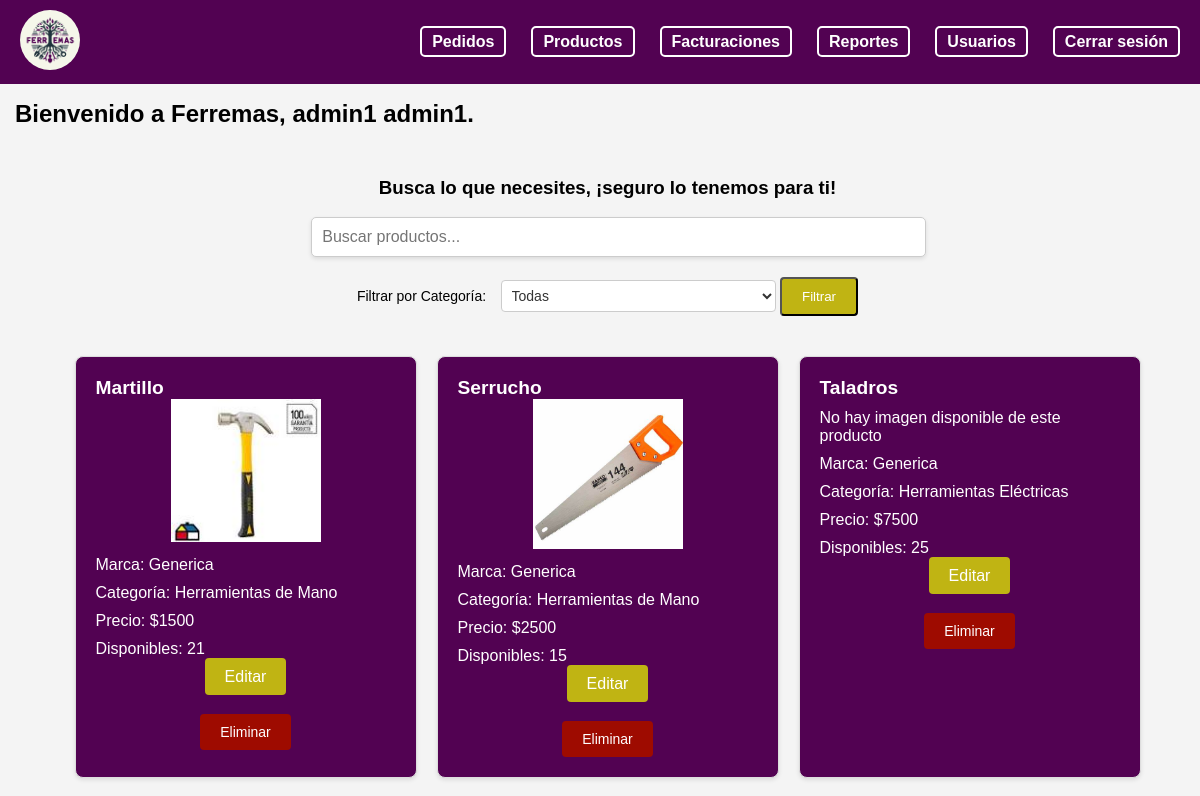
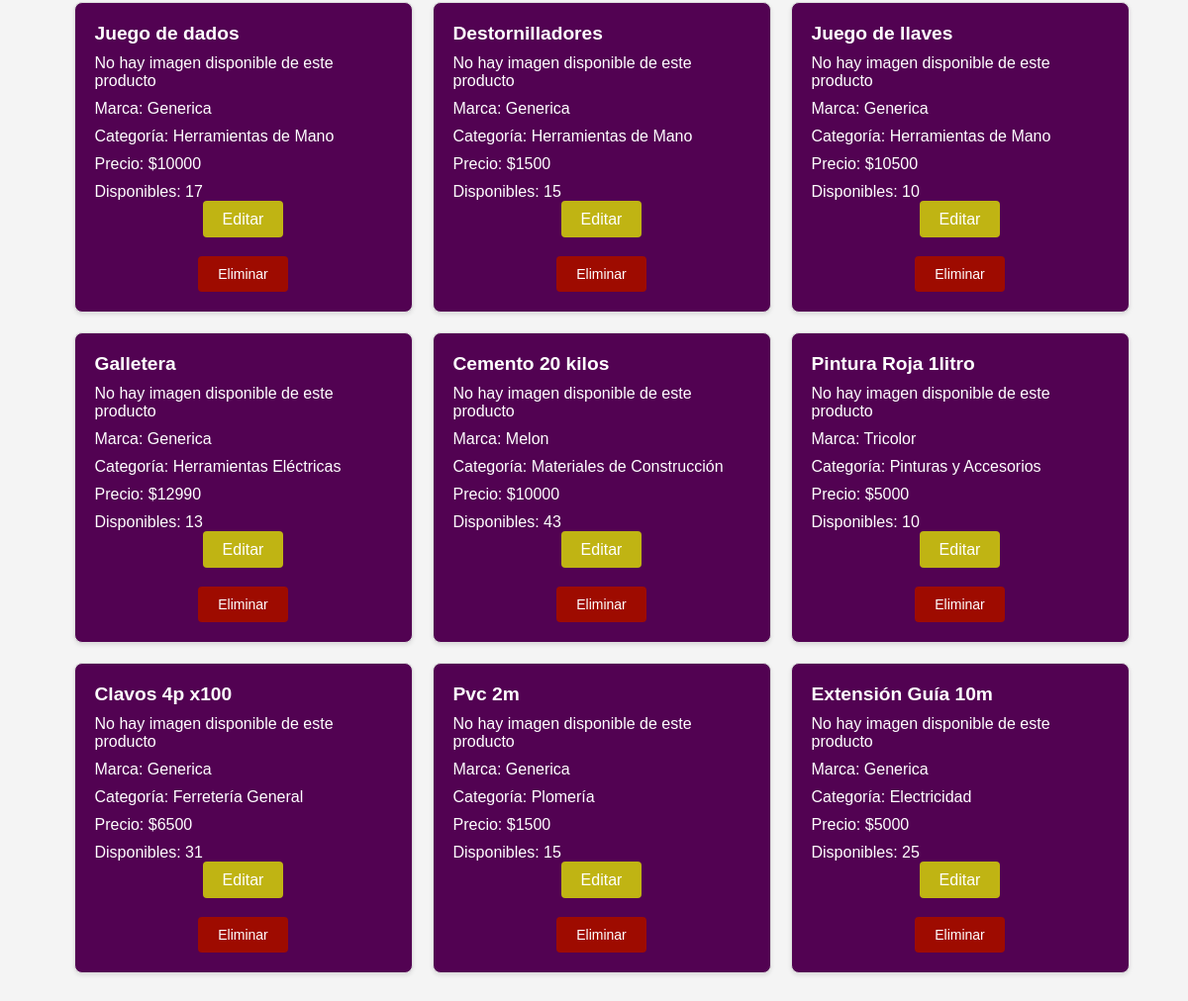
Page /adm_inventario/ (signed in) on the committed database (2 pictures, top to bottom).
### myapp/models.py (models this page shows, shortened)
class Empleado(models.Model):
    emp_id = models.AutoField(primary_key=True)
    emp_rut= models.CharField(max_length=12, null=False, unique=True)
    emp_name = models.CharField(max_length=15, null=False)
    emp_lastname = models.CharField(max_length=20, null=False)
    emp_password = models.CharField(max_length=20, null=False)
    emp_mail = models.EmailField(null=False)
    emp_fono = models.IntegerField(null=False)
    rol = models.ForeignKey(Rol, on_delete=models.CASCADE)
    def __str__(self):
        return self.rol.rol_id +' - '+ self.emp_name +' '+ self.emp_lastname

class Inventario(models.Model):
    prod_id = models.AutoField(primary_key=True)
    prod_nom = models.CharField(max_length=50)
    prod_marca = models.CharField(max_length=25)
    prod_prec= models.IntegerField()
    prod_img = models.ImageField(upload_to=path_and_rename, null=True, blank=True)
    catProd_nom = models.ForeignKey(CategoriaProducto, on_delete=models.CASCADE)
    inv_cantTotal = models.IntegerField(default=0)

class CategoriaProducto(models.Model):
    catProd_nom = models.CharField(max_length=100)
    def __str__(self):
        return self.catProd_nom

### myapp/views.py (the view)
# urls.py: path('adm_inventario/', views.adm_inventario, name='adm_inventario'),
def adm_inventario(request):
    try:
        empleado = Empleado.objects.get(emp_id=request.session['user_id'])
        print("Empleado ID from session:", request.session.get('user_id'))
        print("Empleado Profile for current user:", empleado)
    except Empleado.DoesNotExist:
        return JsonResponse({'error': 'Empleado no encontrado'})
    productos = Inventario.objects.all()
    categorias = CategoriaProducto.objects.all()
    categoria_filtro = request.GET.get('categoria')
    if categoria_filtro:
        productos = productos.filter(catProd_nom__catProd_nom=categoria_filtro)
    return render(request, 'empleado/admin/adm_inventario.html', {'empleado': empleado, 'productos': productos, 'categorias': categorias})

### myapp/templates/empleado/admin/adm_inventario.html (shortened to what this page needs)
{% load static %}
<!DOCTYPE html>
<html lang="en">
<head>
    <link rel="stylesheet" href="{% static '/styles/nav.css' %}" />
    <link rel="stylesheet" href="{% static '/styles/cliente/productos.css' %}" />
</head>
<body>
    <header>
        <nav>
            <div class="navbar">
            <div class="logo">
                <a href="/adm_home">
                <img src="{% static '/logo/LogoFerremas.png' %}" alt="Logo" />
                </a>
            </div>
            <div class="nav-items">
                <ul>
                    <li><a href="#" id="pedidos-link"> Pedidos</a></li>
                    <li><a href="#" id="productos-link"> Productos</a></li>
                    <li><a href="#" id="facturaciones-link"> Facturaciones</a></li>
                    <li><a href="#" id="reportes-link"> Reportes</a></li>
                    <li><a href="/adm_usuarios" id="usuarios-link"> Usuarios</a></li>
                    <li><a href="/"> Cerrar sesión</a></li>
                </ul>
            </div>
            </div>
        </nav>
    </header>
    <div class="content" id="text1" style="margin-top: 100px; margin-left: 15px;">
        <h2> Bienvenido a Ferremas, {{empleado.emp_name}} {{empleado.emp_lastname}}.</h2>
        <div class="search-bar">
            <div class="search-text">
                <h3>Busca lo que necesites, ¡seguro lo tenemos para ti!</h3>
            </div>
            <div class="search-input-container">
                <input type="text" id="searchInput" placeholder="Buscar productos..." onkeyup="filtrarProductos()">
            </div>
            <div class="filtro-categoria">
                <form method="get">
                    <label for="categoria">Filtrar por Categoría:</label>
                    <select name="categoria" id="categoria">
                        <option value="">Todas</option>
                    </select>
                    <button type="submit" class="editar-producto">Filtrar</button>
                </form>
            </div>
        </div>
        <div class="card-container" id="productos-section">
            {% for producto in productos %}
                <div class="productos-card">
                    <div class="card-header">
                        <h5>{{ producto.prod_nom }}</h5>
                    </div>
                    <div class="card-body">
                        {% if producto.prod_img %}
                            <div class="imagen-producto" style="text-align: center;">
                                <img src="{{ producto.prod_img.url }}" alt="{{ producto.prod_nom }}">
                            </div>
                        {% else %}
                            <p>No hay imagen disponible de este producto</p>
                        {% endif %}
                        <p>Marca: {{ producto.prod_marca }}</p>
                        <p>Categoría: {{ producto.catProd_nom }}</p>
                        <p>Precio: ${{ producto.prod_prec }}</p>
                        <p>Disponibles: {{ producto.inv_cantTotal }}</p>
                        <div class="acciones-producto">
                            <p>
                                <a href="{% url 'editar_producto' producto.prod_id %}" class="editar-producto">Editar</a>
                            </p>
                            <br>
                            <form method="post" action="{% url 'eliminar_producto' producto.prod_id %}">
                                <button type="submit" class="eliminar-producto">Eliminar</button>
                            </form>
                        </div>
                    </div>
                </div>
            {% endfor %}
        </div>
    </div>
</body>
</html>

### myapp/static/styles/nav.css (style rules this page uses)
body { font-family: Arial, sans-serif; background-color: #f2f2f2; }
.navbar { position: fixed; top: 0; left: 0; width: 100%; background-color: rgb(82, 2, 82); font-family: "Arial", sans-serif; padding: 10px 20px; display: flex; justify-content: space-between; align-items: center; z-index: 1000; color: #fff; }
.logo img { width: 60px; border-radius: 50%; object-fit: cover; transition: transform 0.5s; }
.navbar .nav-items ul li a { color: white; text-decoration: none; font-size: 16px; padding: 5px 10px; border: 2px solid white; border-radius: 5px; transition: background-color 0.3s, color 0.3s; }
.nav-items ul { list-style: none; display: flex; padding-right: 15px; }
.nav-items ul li { margin-right: 25px; }
.nav-items a { text-decoration: none; color: #fff; font-weight: bold; }

### myapp/static/styles/cliente/productos.css (style rules this page uses)
body { font-family: Arial, sans-serif; background-color: #f4f4f4; margin: 0; padding: 0; }
.card-container { display: flex; flex-wrap: wrap; justify-content: center; padding: 20px; }
.productos-card { background-color:rgb(82, 2, 82); border: 1px solid #ddd; border-radius: 8px; box-shadow: 0 2px 4px rgba(0, 0, 0, 0.1); margin: 10px; padding: 20px; width: 300px; transition: transform 0.2s; }
.imagen-producto { text-align: center; }
.imagen-producto img { max-width: 50%; max-height: 50%; object-fit: contain; }
.card-header h5 { font-size: 1.2em; margin: 0; color: rgb(255, 255, 255); }
.card-body p { font-size: 1em; margin: 10px 0; color: rgb(255, 255, 255); }
.search-input-container { width: 50%; margin: 0 auto; margin-bottom: 20px; text-align: center; }
.search-input-container input { width: 100%; padding: 10px; font-size: 16px; border: 1px solid #ccc; border-radius: 5px; box-shadow: 0 2px 4px rgba(0, 0, 0, 0.1); outline: none; transition: all 0.3s ease; }
.search-bar { display: flex; flex-direction: column; align-items: center; }
.search-text { margin-top: 10px; }
.acciones-producto { display: block; flex-direction: column; align-items: flex-start; text-align: center; }
.editar-producto { background-color: #c0b413; color: white; text-decoration: none; padding: 10px 20px; margin-bottom: 10px; border-radius: 4px; transition: background-color 0.3s ease; text-align: center; }
.eliminar-producto { background-color: #9e0b00; color: white; text-decoration: none; text-align: center; border: none; padding: 10px 20px; border-radius: 4px; cursor: pointer; font-size: 14px; transition: background-color 0.3s ease; }
.filtro-categoria { text-align: center; }
.filtro-categoria form { display: inline-block; }
.filtro-categoria label { margin-right: 10px; color: #000000; font-size: 14px; }
.filtro-categoria select { padding: 6px; border-radius: 4px; border: 1px solid #ccc; background-color: #ffffff; color: #333333; font-size: 14px; outline: none; transition: all 0.3s ease; }

### rows in the picture
Empleado: emp_name "admin1", emp_lastname "admin1"
Inventario: prod_nom "Martillo", prod_img (picture), prod_marca "Generica", catProd_nom "Herramientas de Mano", prod_prec "1500", inv_cantTotal "21"
Inventario: prod_nom "Serrucho", prod_img (picture), prod_marca "Generica", catProd_nom "Herramientas de Mano", prod_prec "2500", inv_cantTotal "15"
Inventario: prod_nom "Taladros", shows "No hay imagen disponible de este producto", prod_marca "Generica", catProd_nom "Herramientas Eléctricas", prod_prec "7500", inv_cantTotal "25"
Inventario: prod_nom "Juego de dados", shows "No hay imagen disponible de este producto", prod_marca "Generica", catProd_nom "Herramientas de Mano", prod_prec "10000", inv_cantTotal "17"
Inventario: prod_nom "Destornilladores", shows "No hay imagen disponible de este producto", prod_marca "Generica", catProd_nom "Herramientas de Mano", prod_prec "1500", inv_cantTotal "15"
Inventario: prod_nom "Juego de llaves", shows "No hay imagen disponible de este producto", prod_marca "Generica", catProd_nom "Herramientas de Mano", prod_prec "10500", inv_cantTotal "10"
Inventario: prod_nom "Galletera", shows "No hay imagen disponible de este producto", prod_marca "Generica", catProd_nom "Herramientas Eléctricas", prod_prec "12990", inv_cantTotal "13"
Inventario: prod_nom "Cemento 20 kilos", shows "No hay imagen disponible de este producto", prod_marca "Melon", catProd_nom "Materiales de Construcción", prod_prec "10000", inv_cantTotal "43"
Inventario: prod_nom "Pintura Roja 1litro", shows "No hay imagen disponible de este producto", prod_marca "Tricolor", catProd_nom "Pinturas y Accesorios", prod_prec "5000", inv_cantTotal "10"
Inventario: prod_nom "Clavos 4p x100", shows "No hay imagen disponible de este producto", prod_marca "Generica", catProd_nom "Ferretería General", prod_prec "6500", inv_cantTotal "31"
Inventario: prod_nom "Pvc 2m", shows "No hay imagen disponible de este producto", prod_marca "Generica", catProd_nom "Plomería", prod_prec "1500", inv_cantTotal "15"
Inventario: prod_nom "Extensión Guía 10m", shows "No hay imagen disponible de este producto", prod_marca "Generica", catProd_nom "Electricidad", prod_prec "5000", inv_cantTotal "25"
